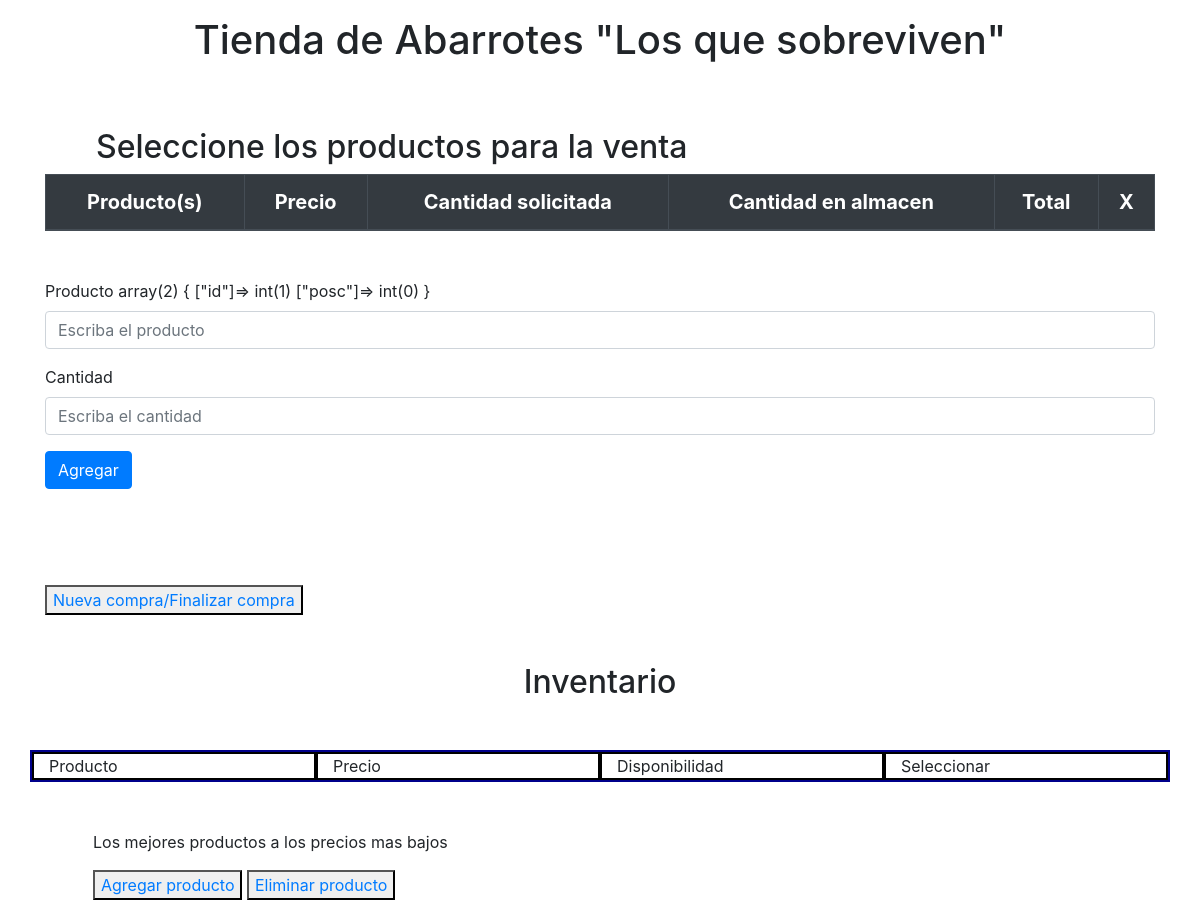
Before: / with the older database file.
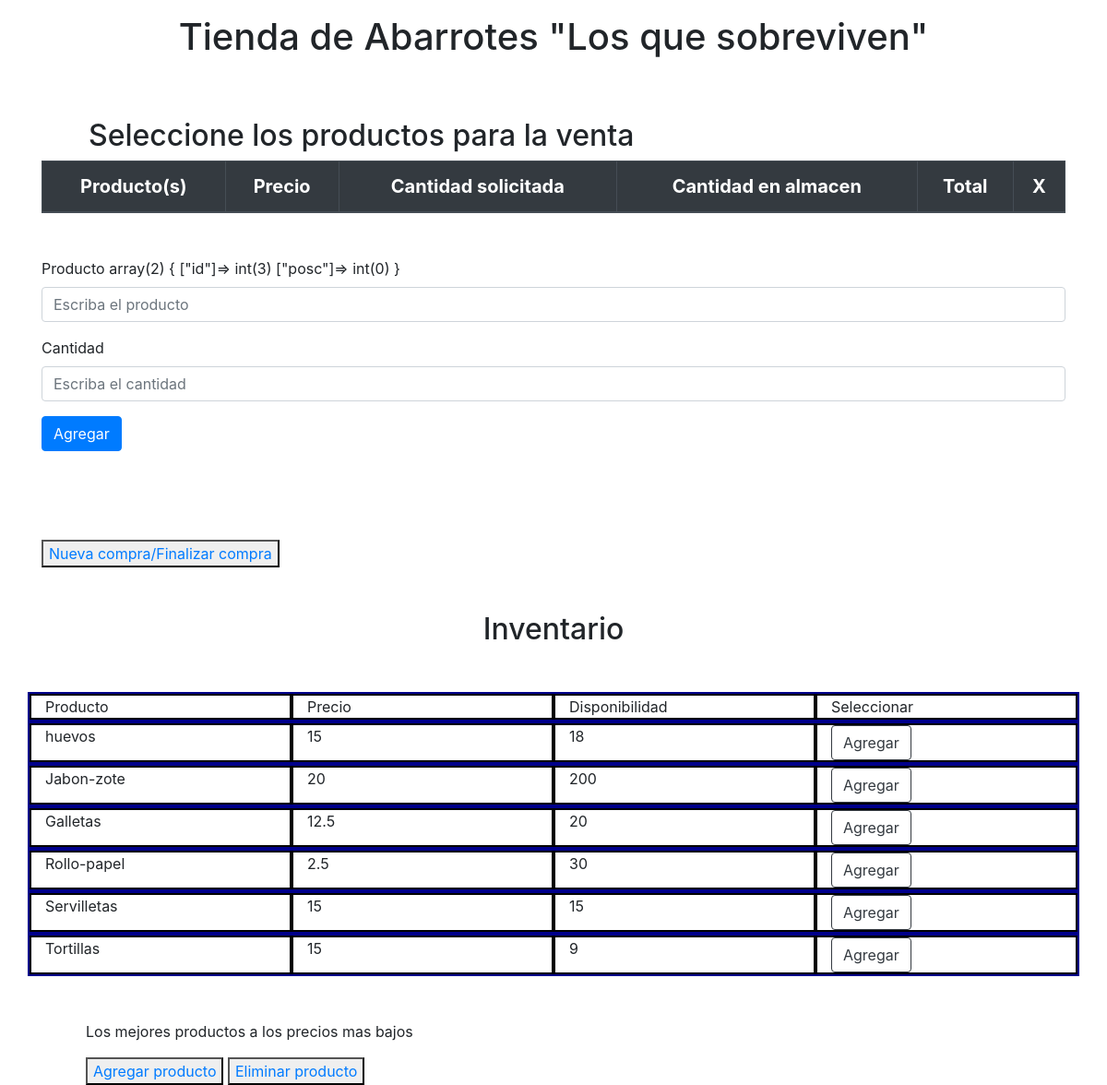
After: the same page with the newer database file.
### tables this page shows
CREATE TABLE `inventario` (
  `id_inventario` int(11) NOT NULL,
  `descripcion` text NOT NULL,
  `precio` float NOT NULL,
  `cantidad` int(11) NOT NULL
);

### index.php (the view, shortened to what this page needs)
<?php include_once 'conexion_pdo.php';
?>
<?php
    $sql_categorias = 'select * from inventario';
    $gsent= $pdo -> prepare($sql_categorias);
    $gsent->execute();
    $result = $gsent->fetchAll();
?>
<!DOCTYPE html>
<html lang="en" dir="ltr">
  <head>
    <link rel="stylesheet" href="https://stackpath.bootstrapcdn.com/bootstrap/4.5.0/css/bootstrap.min.css">
    <link href="css/tabla.css" rel="stylesheet">
    <link rel="stylesheet" type="text/css" href="css/jquery-ui.css">
  </head>
  <body>
    <h1 class="py-3 mb-5 text-center"> Tienda de Abarrotes "Los que sobreviven"</h1>
    <h2 class="ml-5 px-5">Seleccione los productos para la venta</h2>
    <div class="container">
    <section id="tablaProductos">
      <table class="table">
        <thead class="thead-dark">
          <tr>
            <th scope="col">Producto(s)</th>
            <th scope="col">Precio</th>
            <th scope="col">Cantidad solicitada</th>
            <th scope="col">Cantidad en almacen</th>
            <th scope="col">Total</th>
            <th scope="col">X</th>
          </tr>
        </thead>
      </table>
      </section>
    </div>
      <div class="container mb-5 mt-5">
        <form  method="POST">
          <div class="form-group">
            <label >Producto</label>
            <?php var_dump($_SESSION)  ?>
            <input type="text" class="form-control" id="tag" name = "producto"  placeholder="Escriba el producto"  <?php if(isset($_GET['id'])){
              }?>>
          </div>
          <div class="form-group">
            <label >Cantidad</label>
            <input type="number" class="form-control" name="cantidad" placeholder="Escriba el cantidad" required>
          </div>
          <button type="submit" class="btn btn-primary">Agregar</button>
        </form>
      </div>
      <div class="container mb-5 mt-5">
        <section>
            <button type="button" class="mt-5" style="">
              <a href="empezar_venta.php">Nueva compra/Finalizar compra</a>
            </button>
        </section>
      </div>
            <h2 class=" text-center mt-5 mb-5">
              Inventario
            </h2>
            <div class="container">
              <div class="row mi-fila">
                <div class="col mi-columna">Producto</div>
                <div class="col mi-columna">Precio</div>
                <div class="col mi-columna">Disponibilidad</div>
                <div class="col mi-columna">Seleccionar</div>
              </div>
              <?php
                $sql_categorias = 'select * from inventario';
                $gsent= $pdo -> prepare($sql_categorias);
                $gsent->execute();
                $resultado = $gsent->fetchAll();
                foreach($resultado as $categoria):
                                        ?>
              <div class="row mi-fila">
                <div class="col mi-columna"><?php echo $categoria['descripcion']; ?></div>
                <div class="col mi-columna"><?php echo $categoria['precio']; ?></div>
                <div class="col mi-columna"><?php echo $categoria['cantidad']; ?></div>
                <div class="col mi-columna">
                    <a href="index.php?id=<?php echo $categoria['id_inventario']; ?>" class="button">
                        <button type="button" class="btn btn-outline-dark">Agregar</button>
                    </a>
                </div>
              </div>
              <?php endforeach ?>
            </div>
        <div class="container">
          <section style="margin-top: auto;">
            <p class = "ml-5 mt-5">Los mejores productos a los precios mas bajos</p>
            <button type="button" class="ml-5" style="left: 0;">
              <a href="agregar.php">Agregar producto</a>
            </button>
            <button type="button" class= "mr-5" style="right: 0;">
              <a href="eliminar.php">Eliminar producto</a>
            </button>
            </section>
        </div>
  </body>
</html>

### css/tabla.css (style rules this page uses)
#tablaProductos { position: relative; right: 0; left: 0; }
table { text-align: center; font-size: 45px; border-collapse: collapse; width: 75%; }
table, th, td { border: 1px solid black; font-size: 20px; }
.mi-columna { border: 2px solid black; }
.mi-fila { border: 2px solid darkblue; }

Changed rows visible on the page:
added inventario: descripcion "huevos", precio "15", cantidad "18"
added inventario: descripcion "Jabon-zote", precio "20", cantidad "200"
added inventario: descripcion "Galletas", precio "12.5", cantidad "20"
added inventario: descripcion "Rollo-papel", precio "2.5", cantidad "30"
added inventario: descripcion "Servilletas", precio "15", cantidad "15"
added inventario: descripcion "Tortillas", precio "15", cantidad "9"
Other visible differences:
text no longer shown: "array(2) { [\"id\"]=> int(1) [\"posc\"]=> int(0) }"
text now shown: "array(2) { [\"id\"]=> int(3) [\"posc\"]=> int(0) }"
